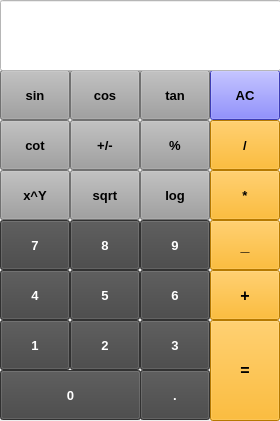
<?xml version="1.0" encoding="UTF-8"?>
<ui version="4.0">
 <class>MainWindow</class>
 <widget class="QMainWindow" name="MainWindow">
  <property name="geometry">
   <rect>
    <x>0</x>
    <y>0</y>
    <width>280</width>
    <height>421</height>
   </rect>
  </property>
  <property name="font">
   <font>
    <pointsize>10</pointsize>
    <bold>true</bold>
   </font>
  </property>
  <property name="windowTitle">
   <string>My Claculator</string>
  </property>
  <property name="windowIcon">
   <iconset>
    <normaloff>C:/Users/Jila/Downloads/calculator.png</normaloff>C:/Users/Jila/Downloads/calculator.png</iconset>
  </property>
  <property name="toolTip">
   <string notr="true"/>
  </property>
  <property name="statusTip">
   <string notr="true"/>
  </property>
  <property name="whatsThis">
   <string/>
  </property>
  <widget class="QWidget" name="centralwidget">
   <widget class="QPushButton" name="btn_Sum">
    <property name="geometry">
     <rect>
      <x>210</x>
      <y>270</y>
      <width>70</width>
      <height>50</height>
     </rect>
    </property>
    <property name="font">
     <font>
      <family>Segoe UI</family>
      <pointsize>12</pointsize>
      <italic>false</italic>
      <bold>true</bold>
     </font>
    </property>
    <property name="styleSheet">
     <string notr="true">background-color: rgb(255, 170, 0);
font: 700 12pt &quot;Segoe UI&quot;;</string>
    </property>
    <property name="text">
     <string>+</string>
    </property>
   </widget>
   <widget class="QPushButton" name="btn_Sub">
    <property name="geometry">
     <rect>
      <x>210</x>
      <y>220</y>
      <width>70</width>
      <height>50</height>
     </rect>
    </property>
    <property name="font">
     <font>
      <family>Segoe UI</family>
      <pointsize>12</pointsize>
      <italic>false</italic>
      <bold>true</bold>
     </font>
    </property>
    <property name="styleSheet">
     <string notr="true">background-color: rgb(255, 170, 0);
font: 700 12pt &quot;Segoe UI&quot;;</string>
    </property>
    <property name="text">
     <string>_</string>
    </property>
   </widget>
   <widget class="QPushButton" name="btn_Dive">
    <property name="geometry">
     <rect>
      <x>210</x>
      <y>120</y>
      <width>70</width>
      <height>50</height>
     </rect>
    </property>
    <property name="styleSheet">
     <string notr="true">background-color: rgb(255, 170, 0);</string>
    </property>
    <property name="text">
     <string>/</string>
    </property>
   </widget>
   <widget class="QPushButton" name="btn_Multiply">
    <property name="geometry">
     <rect>
      <x>210</x>
      <y>170</y>
      <width>70</width>
      <height>50</height>
     </rect>
    </property>
    <property name="styleSheet">
     <string notr="true">background-color: rgb(255, 170, 0);
font: 700 12pt &quot;Segoe UI&quot;;</string>
    </property>
    <property name="text">
     <string>*</string>
    </property>
    <property name="icon">
     <iconset theme="accessories-calculator"/>
    </property>
   </widget>
   <widget class="QPushButton" name="btn_Tan">
    <property name="geometry">
     <rect>
      <x>140</x>
      <y>70</y>
      <width>70</width>
      <height>50</height>
     </rect>
    </property>
    <property name="styleSheet">
     <string notr="true">font: 700 12pt &quot;Segoe UI&quot;;
background-color: rgb(158, 158, 158);</string>
    </property>
    <property name="text">
     <string>tan</string>
    </property>
   </widget>
   <widget class="QPushButton" name="btn_Sqrt">
    <property name="geometry">
     <rect>
      <x>70</x>
      <y>170</y>
      <width>70</width>
      <height>50</height>
     </rect>
    </property>
    <property name="styleSheet">
     <string notr="true">font: 700 12pt &quot;Segoe UI&quot;;
background-color: rgb(158, 158, 158);</string>
    </property>
    <property name="text">
     <string>sqrt</string>
    </property>
   </widget>
   <widget class="QPushButton" name="btn_9">
    <property name="geometry">
     <rect>
      <x>140</x>
      <y>220</y>
      <width>70</width>
      <height>50</height>
     </rect>
    </property>
    <property name="styleSheet">
     <string notr="true">background-color: rgb(68, 68, 68);
color: rgb(255, 255, 255);
font: 700 12pt &quot;Segoe UI&quot;;</string>
    </property>
    <property name="text">
     <string>9</string>
    </property>
    <property name="icon">
     <iconset theme="accessories-calculator"/>
    </property>
   </widget>
   <widget class="QPushButton" name="btn_Percentage">
    <property name="geometry">
     <rect>
      <x>140</x>
      <y>120</y>
      <width>70</width>
      <height>50</height>
     </rect>
    </property>
    <property name="styleSheet">
     <string notr="true">font: 700 12pt &quot;Segoe UI&quot;;
background-color: rgb(158, 158, 158);</string>
    </property>
    <property name="text">
     <string>%</string>
    </property>
   </widget>
   <widget class="QPushButton" name="btn_Cos">
    <property name="geometry">
     <rect>
      <x>70</x>
      <y>70</y>
      <width>70</width>
      <height>50</height>
     </rect>
    </property>
    <property name="styleSheet">
     <string notr="true">font: 700 12pt &quot;Segoe UI&quot;;
background-color: rgb(158, 158, 158);</string>
    </property>
    <property name="text">
     <string>cos</string>
    </property>
   </widget>
   <widget class="QPushButton" name="btn_Sin">
    <property name="geometry">
     <rect>
      <x>0</x>
      <y>70</y>
      <width>70</width>
      <height>50</height>
     </rect>
    </property>
    <property name="styleSheet">
     <string notr="true">font: 700 12pt &quot;Segoe UI&quot;;
background-color: rgb(158, 158, 158);</string>
    </property>
    <property name="text">
     <string>sin</string>
    </property>
   </widget>
   <widget class="QPushButton" name="btn_AC">
    <property name="geometry">
     <rect>
      <x>210</x>
      <y>70</y>
      <width>70</width>
      <height>50</height>
     </rect>
    </property>
    <property name="styleSheet">
     <string notr="true">font: 700 12pt &quot;Segoe UI&quot;;
background-color: rgb(85, 85, 255);
</string>
    </property>
    <property name="text">
     <string>AC</string>
    </property>
   </widget>
   <widget class="QPushButton" name="btn_Log">
    <property name="geometry">
     <rect>
      <x>140</x>
      <y>170</y>
      <width>70</width>
      <height>50</height>
     </rect>
    </property>
    <property name="styleSheet">
     <string notr="true">font: 700 12pt &quot;Segoe UI&quot;;
background-color: rgb(158, 158, 158);</string>
    </property>
    <property name="text">
     <string>log</string>
    </property>
   </widget>
   <widget class="QPushButton" name="btn_8">
    <property name="geometry">
     <rect>
      <x>70</x>
      <y>220</y>
      <width>70</width>
      <height>50</height>
     </rect>
    </property>
    <property name="styleSheet">
     <string notr="true">background-color: rgb(68, 68, 68);
color: rgb(255, 255, 255);
font: 700 12pt &quot;Segoe UI&quot;;</string>
    </property>
    <property name="text">
     <string>8</string>
    </property>
   </widget>
   <widget class="QPushButton" name="btn_Sign">
    <property name="geometry">
     <rect>
      <x>70</x>
      <y>120</y>
      <width>70</width>
      <height>50</height>
     </rect>
    </property>
    <property name="styleSheet">
     <string notr="true">font: 700 12pt &quot;Segoe UI&quot;;
background-color: rgb(158, 158, 158);</string>
    </property>
    <property name="text">
     <string>+/-</string>
    </property>
   </widget>
   <widget class="QPushButton" name="btn_Cot">
    <property name="geometry">
     <rect>
      <x>0</x>
      <y>120</y>
      <width>70</width>
      <height>50</height>
     </rect>
    </property>
    <property name="styleSheet">
     <string notr="true">font: 700 12pt &quot;Segoe UI&quot;;
background-color: rgb(158, 158, 158);</string>
    </property>
    <property name="text">
     <string>cot</string>
    </property>
   </widget>
   <widget class="QPushButton" name="btn_7">
    <property name="geometry">
     <rect>
      <x>0</x>
      <y>220</y>
      <width>70</width>
      <height>50</height>
     </rect>
    </property>
    <property name="styleSheet">
     <string notr="true">background-color: rgb(68, 68, 68);
color: rgb(255, 255, 255);
font: 700 12pt &quot;Segoe UI&quot;;</string>
    </property>
    <property name="text">
     <string>7</string>
    </property>
   </widget>
   <widget class="QPushButton" name="btn_5">
    <property name="geometry">
     <rect>
      <x>70</x>
      <y>270</y>
      <width>70</width>
      <height>50</height>
     </rect>
    </property>
    <property name="styleSheet">
     <string notr="true">background-color: rgb(68, 68, 68);
color: rgb(255, 255, 255);
font: 700 12pt &quot;Segoe UI&quot;;</string>
    </property>
    <property name="text">
     <string>5</string>
    </property>
   </widget>
   <widget class="QPushButton" name="btn_4">
    <property name="geometry">
     <rect>
      <x>0</x>
      <y>270</y>
      <width>70</width>
      <height>50</height>
     </rect>
    </property>
    <property name="styleSheet">
     <string notr="true">background-color: rgb(68, 68, 68);
color: rgb(255, 255, 255);
font: 700 12pt &quot;Segoe UI&quot;;</string>
    </property>
    <property name="text">
     <string>4</string>
    </property>
   </widget>
   <widget class="QPushButton" name="btn_Result">
    <property name="geometry">
     <rect>
      <x>210</x>
      <y>320</y>
      <width>70</width>
      <height>101</height>
     </rect>
    </property>
    <property name="font">
     <font>
      <family>Segoe UI</family>
      <pointsize>12</pointsize>
      <italic>false</italic>
      <bold>true</bold>
     </font>
    </property>
    <property name="styleSheet">
     <string notr="true">background-color: rgb(255, 170, 0);
font: 700 12pt &quot;Segoe UI&quot;;</string>
    </property>
    <property name="text">
     <string>=</string>
    </property>
    <property name="icon">
     <iconset theme="accessories-calculator"/>
    </property>
    <property name="autoDefault">
     <bool>false</bool>
    </property>
    <property name="default">
     <bool>false</bool>
    </property>
    <property name="flat">
     <bool>false</bool>
    </property>
   </widget>
   <widget class="QPushButton" name="btn_6">
    <property name="geometry">
     <rect>
      <x>140</x>
      <y>270</y>
      <width>70</width>
      <height>50</height>
     </rect>
    </property>
    <property name="styleSheet">
     <string notr="true">background-color: rgb(68, 68, 68);
color: rgb(255, 255, 255);
font: 700 12pt &quot;Segoe UI&quot;;</string>
    </property>
    <property name="text">
     <string>6</string>
    </property>
   </widget>
   <widget class="QPushButton" name="btn_Pow">
    <property name="geometry">
     <rect>
      <x>0</x>
      <y>170</y>
      <width>70</width>
      <height>50</height>
     </rect>
    </property>
    <property name="styleSheet">
     <string notr="true">font: 700 12pt &quot;Segoe UI&quot;;
background-color: rgb(158, 158, 158);</string>
    </property>
    <property name="text">
     <string>x^Y</string>
    </property>
   </widget>
   <widget class="QPushButton" name="btn_3">
    <property name="geometry">
     <rect>
      <x>140</x>
      <y>320</y>
      <width>70</width>
      <height>50</height>
     </rect>
    </property>
    <property name="styleSheet">
     <string notr="true">background-color: rgb(68, 68, 68);
color: rgb(255, 255, 255);
font: 700 12pt &quot;Segoe UI&quot;;</string>
    </property>
    <property name="text">
     <string>3</string>
    </property>
   </widget>
   <widget class="QPushButton" name="btn_2">
    <property name="geometry">
     <rect>
      <x>70</x>
      <y>320</y>
      <width>70</width>
      <height>50</height>
     </rect>
    </property>
    <property name="styleSheet">
     <string notr="true">background-color: rgb(68, 68, 68);
color: rgb(255, 255, 255);
font: 700 12pt &quot;Segoe UI&quot;;</string>
    </property>
    <property name="text">
     <string>2</string>
    </property>
   </widget>
   <widget class="QPushButton" name="btn_1">
    <property name="geometry">
     <rect>
      <x>0</x>
      <y>320</y>
      <width>70</width>
      <height>50</height>
     </rect>
    </property>
    <property name="styleSheet">
     <string notr="true">background-color: rgb(68, 68, 68);
color: rgb(255, 255, 255);
font: 700 12pt &quot;Segoe UI&quot;;</string>
    </property>
    <property name="text">
     <string>1</string>
    </property>
   </widget>
   <widget class="QPushButton" name="btn_0">
    <property name="geometry">
     <rect>
      <x>0</x>
      <y>370</y>
      <width>141</width>
      <height>50</height>
     </rect>
    </property>
    <property name="styleSheet">
     <string notr="true">background-color: rgb(68, 68, 68);
color: rgb(255, 255, 255);
font: 700 12pt &quot;Segoe UI&quot;;</string>
    </property>
    <property name="text">
     <string>0</string>
    </property>
   </widget>
   <widget class="QPushButton" name="btn_Dot">
    <property name="geometry">
     <rect>
      <x>140</x>
      <y>370</y>
      <width>70</width>
      <height>50</height>
     </rect>
    </property>
    <property name="styleSheet">
     <string notr="true">background-color: rgb(68, 68, 68);
color: rgb(255, 255, 255);
font: 700 12pt &quot;Segoe UI&quot;;</string>
    </property>
    <property name="text">
     <string>.</string>
    </property>
   </widget>
   <widget class="QLineEdit" name="txt_1">
    <property name="geometry">
     <rect>
      <x>0</x>
      <y>0</y>
      <width>281</width>
      <height>71</height>
     </rect>
    </property>
    <property name="font">
     <font>
      <family>Segoe UI</family>
      <pointsize>12</pointsize>
      <italic>false</italic>
      <bold>true</bold>
     </font>
    </property>
    <property name="styleSheet">
     <string notr="true">background-color: rgb(255, 255, 255);
color: rgb(255, 255, 255);
font: 700 12pt &quot;Segoe UI&quot;;</string>
    </property>
   </widget>
  </widget>
 </widget>
 <resources/>
 <connections/>
</ui>
